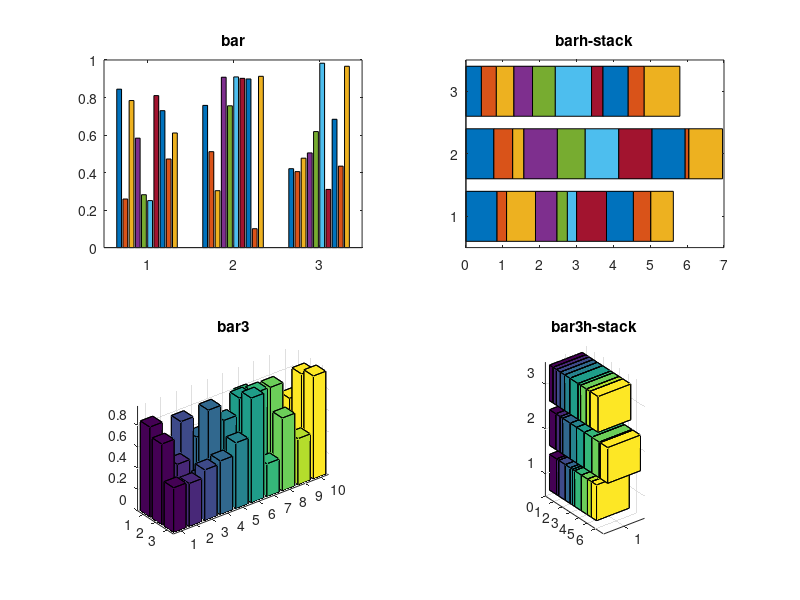

Source code (MATLAB):
rng('default')
x=rand(3,10);
figure;
subplot(2,2,1);bar(x);title('bar')
subplot(2,2,2);barh(x,'stacked');title('barh-stack')
subplot(2,2,3);bar3(x);title('bar3')
subplot(2,2,4);bar3h(x,'stacked');title('bar3h-stack')
